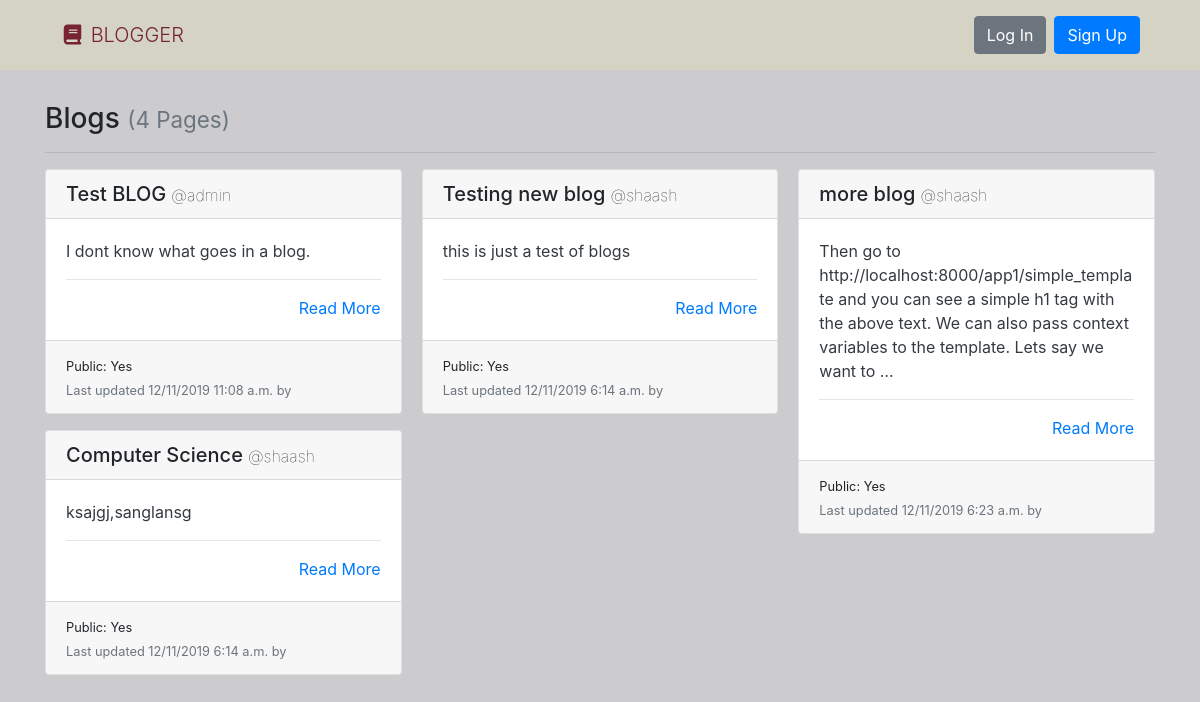
Before: / with the older database file.
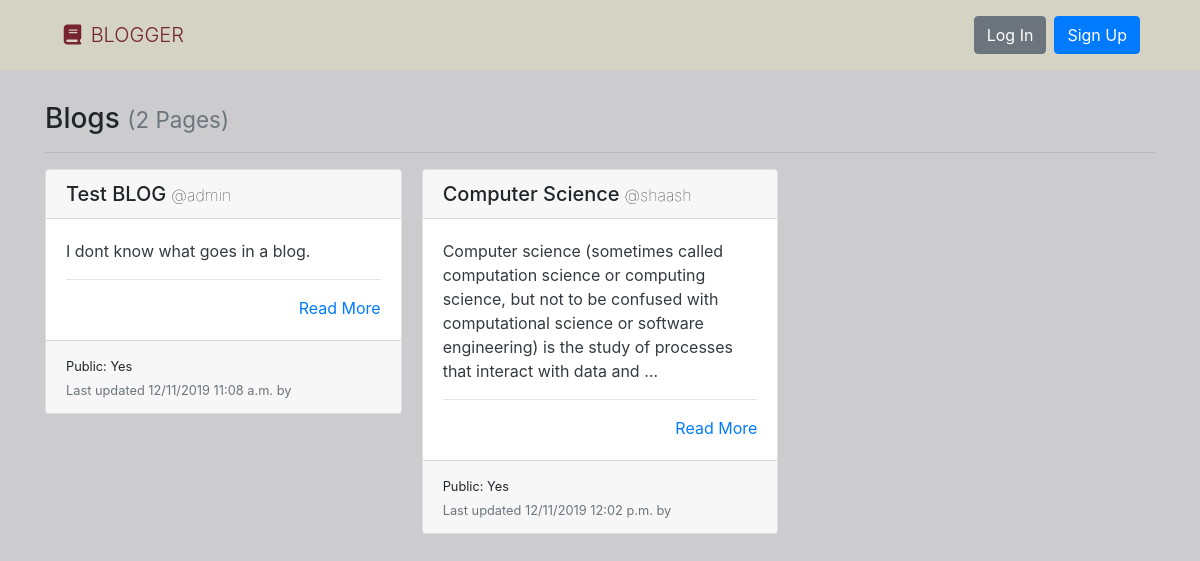
After: the same page with the newer database file.
### blogs/models.py (models this page shows, shortened)
class Page(models.Model):
    title = models.CharField(max_length=settings.BLOG_PAGE_TITLE_MAX_LENGTH, unique=True,
                             )
    author = models.ForeignKey(User, on_delete=models.PROTECT,
                               help_text="The user that posted this article.") # this User is a object of class User that django has
    slug = models.CharField(max_length=settings.BLOG_PAGE_TITLE_MAX_LENGTH, blank=True, editable=False,
                            help_text="Unique URL path to access this page. Generated by the system.")
    content = models.TextField(
        )
    created = models.DateTimeField(auto_now_add=True,
                                   help_text="The date and time this page was created. Automatically generated when the model saves.")
    modified = models.DateTimeField(auto_now=True,
                                    help_text="The date and time this page was updated. Automatically generated when the model updates.")
    is_public = models.BooleanField(default=True)

### blogs/views.py (the view)
# urls.py: path('', PageListView.as_view(), name='blog-list-page'),
class PageListView(ListView):
    model = Page
    def get(self, request):
        user_pages = None
        if self.request.user.is_authenticated:
          user_pages = Page.objects.filter(author=request.user)
        all_pages = Page.objects.filter(is_public=True)
        return render(request, 'list.html', {
          'user_pages': user_pages,
          'all_pages': all_pages
        })

### blogs/templates/list.html (shortened to what this page needs)
{% extends "base.html" %}
{% load static %}
{% block title %}
  <link rel='stylesheet' href="/static/list.css">
{% endblock %}
{% block content %}
  <h3>Blogs {% if all_pages %}<small class="text-muted">({{ all_pages|length }} Page{{ all_pages|length|pluralize:"s" }})</small>{% endif %}</h3>
  <hr>
  {% if all_pages %}
    <div class="card-columns">
      {% for page in all_pages %}
        {% if page.is_public is True %}
          {% include "partials/card.html" %}
        {% endif %}
      {% endfor %}
    </div>
  {% else %}
    <div class="alert alert-primary" role="alert">No pages to display.</div>
  {% endif %}
{% endblock %}

### blogs/templates/partials/card.html (shortened to what this page needs)
{% load static %}
<div class="card mb-3">
  <h5 class="card-header ">{{ page.title }}<small style="margin-left:5px; font-weight:100;">@{{ page.author.username }}</small></h5>
  <div class="card-body border-dark">
    <p class="card-text text-dark">
      {{ page.content|truncatewords_html:30 }}
      <hr>
      <div class="text-right">
        <a href="{% url 'blog-details-page' page.slug %}" title="Read More">Read More</a>
      </div>
  </div>
  <div class="card-footer">
    <small>Public: {% if page.is_public %}Yes {% else %} No {% endif %}</small>
    <br>
    <small class="text-muted">Last updated {{ page.modified|date:"SHORT_DATETIME_FORMAT" }} by</small>
  </div>
</div>

Changed rows visible on the page:
removed Page: title "Testing new blog", author.username "shaash", content "this is just a test of blogs", is_public "Yes", modified "12/11/2019 6:14 a.m."
removed Page: title "more blog", author.username "shaash", content "Then go to http://localhost:8000/app1/simple_template and you can see a simple h1 tag with the above text. We can also pass context variables to the template. Lets say we want to …", is_public "Yes", modified "12/11/2019 6:23 a.m."
changed Page "Computer Science": content "ksajgj,sanglansg" → "Computer science (sometimes called computation science or computing science, but not to be confused with computational science or software engineering) is the study of processes that interact with data and …"; modified "12/11/2019 6:14 a.m." → "12/11/2019 12:02 p.m."
Other visible differences:
{{ all_pages|length }}: "4" → "2"
